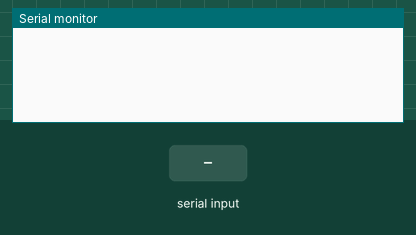
This program was run on a simulated ESP32. Shown: the last lines printed to the serial monitor. Inputs (shaded band) come from the test bench.

Above: at 1.0 s.
1.1 s: "1" received over the second serial link
At 2.1 s:
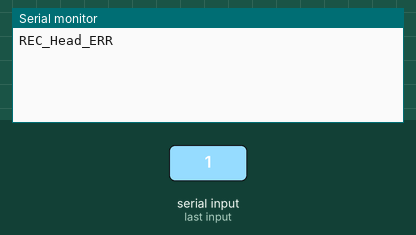
2.6 s: "0" received over the second serial link
At 3.2 s:
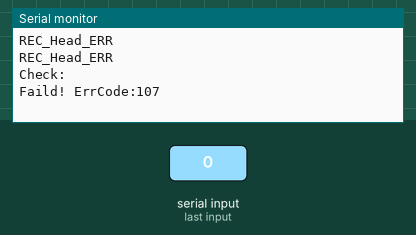

Measured:
- after the input at 1.1 s, the serial monitor: prints a new line at once (image 1)
- after the input at 2.6 s, the serial monitor: prints a new line at once (image 2)

The program:

main.cpp
```cpp
// 简单示例程序（驱动Datasheet还得咕咕咕）
#include <Arduino.h>
#include "FPM583.h" //驱动库文件

using namespace FPC_ENV; // 导入驱动命名空间，包括函数，常量参数，异常常量参数

FPModel FPM;   // 新建控制类
ReturnVal FPR; // 新建返回值

void setup()
{
    Serial.begin(115200);
    // 串口定义还没放init里，需要在源码定义Serial对象IO，之后会淦掉init,初始化直接放构造函数里
    FPM.init(115200, 5);                                                                // 初始化（串口速度，中断引脚（已弃用）
    FPM.Reset_FP_Model(NormalPassword);                                                 // 重置模块（免得手动拔出电源）
    FPR = FPM.LED_PWM_Breath(NormalPassword, LED_PWM, LED_COLOR_RED_BLUEE, 100, 0, 50); // 点呼吸灯（模块密码（临时或者永久），状态，颜色，最大亮度，最低亮度，速度）
    Serial.println("Check:");
    if (FPRT_OK == FPR) // 检查返回值
    {
        Serial.println("OK!");
    }
    else
    {
        Serial.print("Faild! ErrCode:");
        Serial.println(FPR.errCode);
    }
}
void loop()
{
    NULL;
}
```

Led_Demo.cpp
```cpp
// 简单示例程序（驱动Datasheet还得咕咕咕）
#include <Arduino.h>
#include "FPM583.h" //驱动库文件

using namespace FPC_ENV; // 导入驱动命名空间，包括函数，常量参数，异常常量参数

FPModel FPM;   // 新建控制类
ReturnVal FPR; // 新建返回值

void setup()
{
    Serial.begin(115200);
    // 串口定义还没放init里，需要在源码定义Serial对象IO，之后会淦掉init,初始化直接放构造函数里
    FPM.init(115200, 5);                                                                // 初始化（串口速度，中断引脚（已弃用）
    FPM.Reset_FP_Model(NormalPassword);                                                 // 重置模块（免得手动拔出电源）
    FPR = FPM.LED_PWM_Breath(NormalPassword, LED_PWM, LED_COLOR_RED_BLUEE, 100, 0, 50); // 点呼吸灯（模块密码（临时或者永久），状态，颜色，最大亮度，最低亮度，速度）
    Serial.println("Check:");
    if (FPRT_OK == FPR) // 检查返回值
    {
        Serial.println("OK!");
    }
    else
    {
        Serial.print("Faild! ErrCode:");
        Serial.println(FPR.errCode);
    }
}
void loop()
{
    NULL;
}
```

Source omitted: FPM583.h (43677 bytes)
